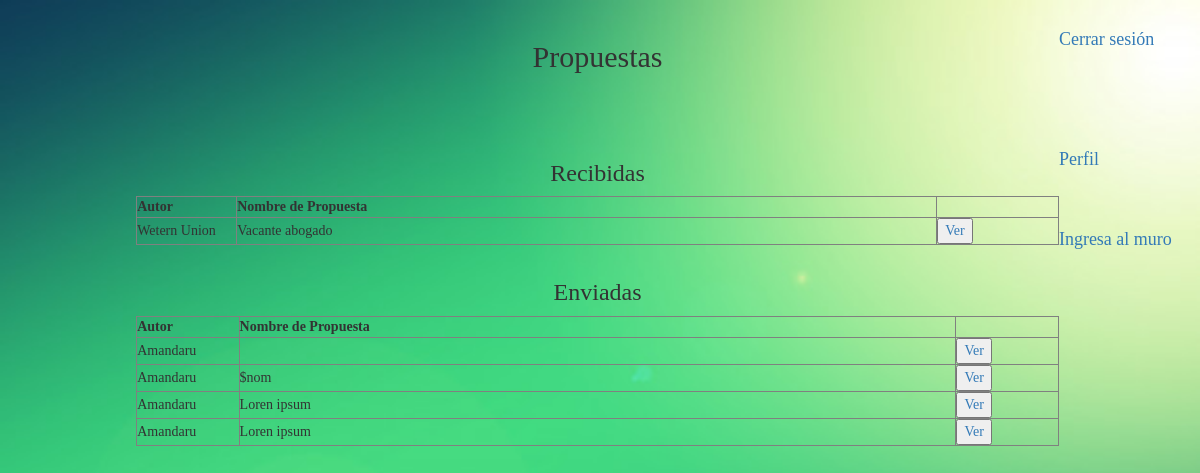
Screenshot of /muro/ver_propuestas.php (signed in) with the database file from the repository.
### tables this page shows
CREATE TABLE `propuestas` (
  `id_propuesta` int(11) NOT NULL,
  `id_usuario` int(11) NOT NULL,
  `dest` int(11) DEFAULT NULL,
  `nombrep` text,
  `presentacion` text,
  `pro_ne` text,
  `equipo` text,
  `clientes` text,
  `refe` text,
  `tiempo` text,
  `plazo` int(11) DEFAULT NULL,
  `fech` datetime DEFAULT NULL
);

CREATE TABLE `usuario` (
  `id_usuario` int(11) NOT NULL,
  `nombre` varchar(30) NOT NULL,
  `mail` varchar(30) NOT NULL,
  `contra` varchar(15) NOT NULL,
  `fecha_crea` date NOT NULL
);

### muro/ver_propuestas.php (the view, shortened to what this page needs)
<?php
include("../sql/conectar.php");
?>
<!DOCTYPE html>
<html>
<head>
   <link rel="stylesheet" href="https://maxcdn.bootstrapcdn.com/bootstrap/3.3.6/css/bootstrap.min.css"/>
</head>
<body background="../imagenes/fondo_verde.jpg", style="font-family: Verdana; font-size:25; background-repeat: no-repeat; background-position: center center fixed; background-size: cover">
 <table style="text-align: left; width: 100%;" cellspacing="2" cellpadding="2" border="0">
 	<tbody>
 		<tr>
          <td style="vertical-align: top;" width="150px"><br>
          </td>
          <td style="vertical-align: top;" width="1000px"><center><br><h2>Propuestas</h2></center>
          </td>
          <td style="vertical-align: top;" width="150px"><br><h4><a href="../usuario/cerrar.php"> Cerrar sesión</a></h4><br><br>
          </td>
 		</tr>
 		  <td style="vertical-align: top;" width="150px"><br>
          </td>
          <td style="vertical-align: top;" width="1000px"><br><br><center>
          	<table border="1" style="text-align: left; width: 100%;" cellpadding="2" cellspacing="2">
          		<tbody>
          			<tr>
                              <center><h3>Recibidas</h3></center>
                              <td style="width: 100px"><strong>Autor</strong></td>
                              <td style="width: 700px"><strong>Nombre de Propuesta</strong></td>
                              <td></td>
                         </tr>
                              <?php
                                  $ids = $_SESSION['id_us'];
                                   $sql= "SELECT a.nombre, b.nombrep, b.id_propuesta FROM usuario a, propuestas b WHERE a.id_usuario=b.id_usuario and b.dest = $ids";
                                   $resultado = $conn->query($sql);
                                   while ($row=$resultado->fetch_assoc()) {
                                   ?>
                         <tr>
                                      <td><?php echo $row['nombre']; ?></td>
                                      <td><?php echo $row['nombrep'];?></td>
                                      <td><a class="recibido" href="../propuesta/propuesta.php?pd=<?php echo $row['id_propuesta']?>"><input name="ver_pro" type="button" value="Ver"></a>
                              </td>
                         </tr>
                    <?php }
                     ?>
          		</tbody>
          	</table>
          </center>
          </td>
          <td style="vertical-align: top;" width="150px"><br><br></b><h4><a href="../usuario/perfil.php">Perfil</a></h4><br><br><h4><a href="muro.php">Ingresa al muro</a></h4>
          </td>
 		<tr>
 		  <td style="vertical-align: top;" width="150px"><br><br><br>
          </td>
          <td style="vertical-align: top;" width="1000px"><center><table border="1" style="text-align: left; width: 100%;" cellpadding="2" cellspacing="2">
                    <tbody>
                         <tr>
                              <center><h3>Enviadas</h3></center>
                              <td style="width: 100px"><strong>Autor</strong></td>
                              <td style="width: 700px"><strong>Nombre de Propuesta</strong></td>
                              <td style="width: 100px"></td>
                         </tr>
                          <?php
                                   $ids = $_SESSION['id_us'];
                                   $sql= "SELECT a.nombre, b.nombrep, b.id_propuesta FROM usuario a, propuestas b WHERE a.id_usuario=b.id_usuario and b.id_usuario = $ids";
                                   $resultado = $conn->query($sql);
                                   while ($row=$resultado->fetch_assoc()) {
                                   ?>
                         <tr>
                                      <td><?php echo $row['nombre']; ?></td>
                                      <td><?php echo $row['nombrep'];?></td>
                                      <td><a class="enviado" href="../propuesta/propuesta_re.php?pd=<?php echo $row['id_propuesta']?>"><input name="ver_pro" type="button" value="Ver"></a>
                              </td>
                         </tr>
                    <?php } $conn->close(); ?>
                    </tbody>
               </table></center>
          </td>
          <td style="vertical-align: top;" width="150px"><br>
          </td>
 		</tr>
 	</tbody>
 </table>
</body>
</html>

### rows the page displays
propuestas: id_usuario.nombre "Wetern Union", nombrep "Vacante abogado"
propuestas: id_usuario.nombre "Amandaru"
propuestas: id_usuario.nombre "Amandaru", nombrep "$nom"
propuestas: id_usuario.nombre "Amandaru", nombrep "Loren ipsum"
propuestas: id_usuario.nombre "Amandaru", nombrep "Loren ipsum"
